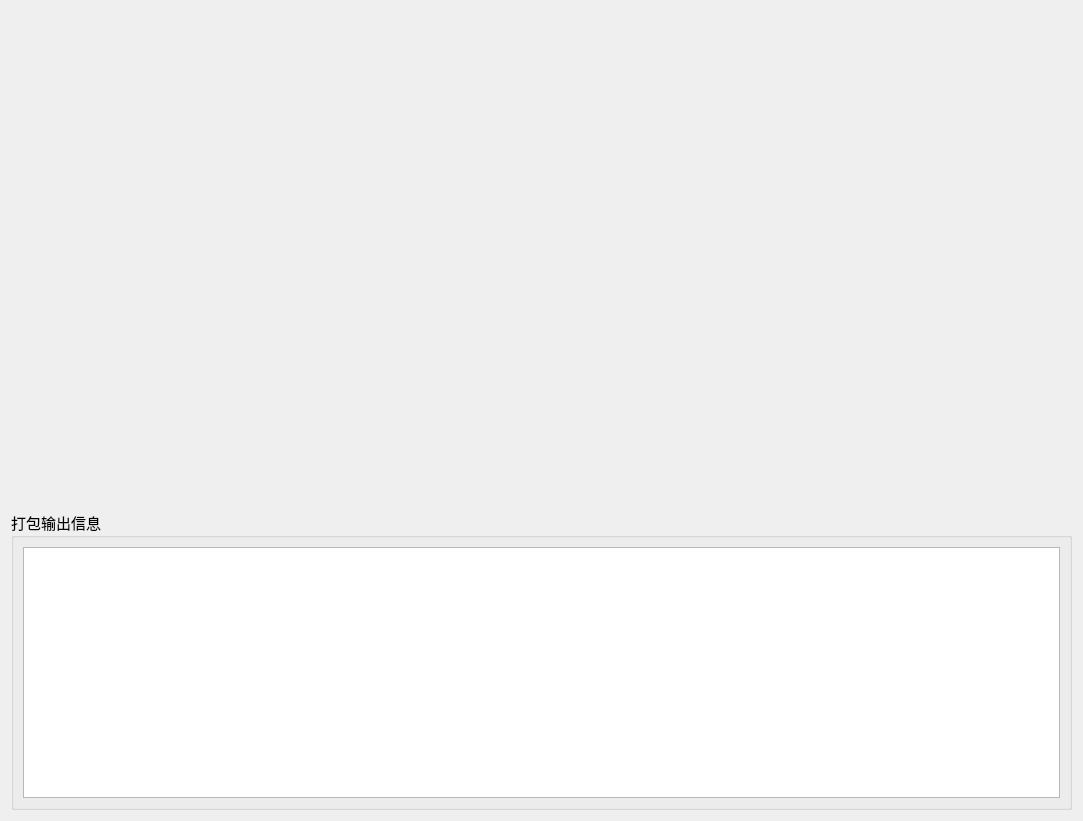
<?xml version="1.0" encoding="UTF-8"?>
<ui version="4.0">
 <class>Home_MainWid</class>
 <widget class="QWidget" name="Home_MainWid">
  <property name="geometry">
   <rect>
    <x>0</x>
    <y>0</y>
    <width>1083</width>
    <height>821</height>
   </rect>
  </property>
  <property name="font">
   <font>
    <family>微软雅黑</family>
    <pointsize>11</pointsize>
   </font>
  </property>
  <property name="windowTitle">
   <string>Form</string>
  </property>
  <layout class="QGridLayout" name="gridLayout">
   <item row="0" column="0">
    <widget class="QWidget" name="workWid" native="true"/>
   </item>
   <item row="1" column="0">
    <widget class="QGroupBox" name="groupBox">
     <property name="maximumSize">
      <size>
       <width>16777215</width>
       <height>300</height>
      </size>
     </property>
     <property name="title">
      <string>打包输出信息</string>
     </property>
     <layout class="QGridLayout" name="gridLayout_2">
      <item row="0" column="0">
       <widget class="QPlainTextEdit" name="textEdit">
        <property name="readOnly">
         <bool>true</bool>
        </property>
       </widget>
      </item>
     </layout>
    </widget>
   </item>
  </layout>
 </widget>
 <resources/>
 <connections/>
</ui>
